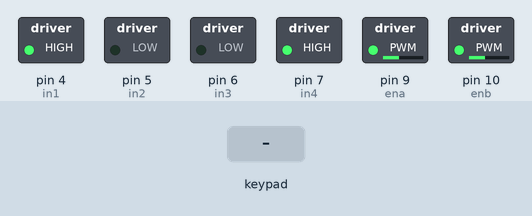
A sketch run on a simulated Arduino Uno, built with avr-gcc and run on an emulated ATmega328P. Parts: switched loads named in the sketch (green lamp = pin HIGH). The inputs (shaded band) are chosen by the test bench. What the sketch prints to the serial monitor is not drawn.

Above: at 1.2 s.
1.3 s: key 'U' pressed
At 1.5 s:
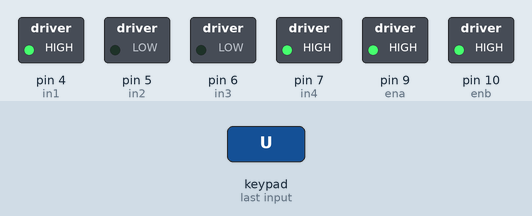
Timing chart, 0 to 4.3 s (numbered marks = the images above; inputs shaded):
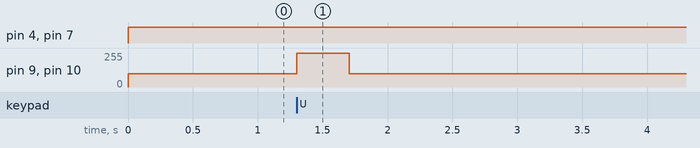

The sketch:

Dabble_car_controls.ino
```cpp
/*
   Gamepad module provides three different mode namely Digital, JoyStick and Accerleometer.

   You can reduce the size of library compiled by enabling only those modules that you want to
   use. For this first define CUSTOM_SETTINGS followed by defining INCLUDE_modulename.

   Explore more on: https://thestempedia.com/docs/dabble/game-pad-module/
*/
#define CUSTOM_SETTINGS
#define INCLUDE_GAMEPAD_MODULE
#include <Dabble.h>

// Motor control pins
const int in1 = 4;
const int in2 = 5;
const int in3 = 6;
const int in4 = 7;

// Motor enable pins
const int ena = 9;
const int enb = 10;

void setup() {
  // put your setup code here, to run once:
  Serial.begin(250000);      // make sure your Serial Monitor is also set at this baud rate.
  Dabble.begin(9600);      //Enter baudrate of your bluetooth.Connect bluetooth on Bluetooth port present on arduino.

  pinMode(in1, OUTPUT);
  pinMode(in2, OUTPUT);
  pinMode(in3, OUTPUT);
  pinMode(in4, OUTPUT);

  // Set the motor enable pins as outputs
  pinMode(ena, OUTPUT);
  pinMode(enb, OUTPUT);
}

void loop() {
  Dabble.processInput();             //this function is used to refresh data obtained from smartphone.Hence calling this function is mandatory in order to get data properly from your mobile.
  // Serial.print("KeyPressed: ");
  // if (GamePad.isUpPressed())
  // {
  //   Serial.print("UP");
  //   digitalWrite(in1, LOW);
  //   digitalWrite(in2, HIGH);
  //   digitalWrite(in3, HIGH);
  //   digitalWrite(in4, LOW);
  //   analogWrite(ena, 255); // Set speed
  //   analogWrite(enb, 255); // Set speed
  // }

  // else if (GamePad.isDownPressed())
  // {
  //   Serial.print("DOWN");
  //   digitalWrite(in1, HIGH);
  //   digitalWrite(in2, LOW);
  //   digitalWrite(in3, LOW);
  //   digitalWrite(in4, HIGH);
  //   analogWrite(ena, 255); // Set speed
  //   analogWrite(enb, 255); // Set speed
  // }

  // else if (GamePad.isLeftPressed())
  // {
  //   Serial.print("Left");
  //   digitalWrite(in1, LOW);
  //   digitalWrite(in2, HIGH);
  //   digitalWrite(in3, LOW);
  //   digitalWrite(in4, HIGH);
  //   analogWrite(ena, 255); // Set speed
  //   analogWrite(enb, 255); // Set speed
  // }

  // else if (GamePad.isRightPressed())
  // {
  //   Serial.print("Right");
  //   digitalWrite(in1, HIGH);
  //   digitalWrite(in2, LOW);
  //   digitalWrite(in3, HIGH);
  //   digitalWrite(in4, LOW);
  //   analogWrite(ena, 255); // Set speed
  //   analogWrite(enb, 255); // Set speed
  // }

  // else if (GamePad.isSquarePressed())
  // {
  //   Serial.print("Square");
  //   digitalWrite(in1, LOW);
  //   digitalWrite(in2, HIGH);
  //   digitalWrite(in3, LOW);
  //   digitalWrite(in4, HIGH);
  //   analogWrite(ena, 255); // Set speed
  //   analogWrite(enb, 255); // Set speed
  // }

  // else if (GamePad.isCirclePressed())
  // {
  //   Serial.print("Circle");
  //   digitalWrite(in1, HIGH);
  //   digitalWrite(in2, LOW);
  //   digitalWrite(in3, LOW);
  //   digitalWrite(in4, HIGH);
  //   analogWrite(ena, 100); // Set speed
  //   analogWrite(enb, 100); // Set speed
  // }

  // else if (GamePad.isCrossPressed())
  // {
  //   Serial.print("Cross");
  // }

  // else if (GamePad.isTrianglePressed())
  // {
  //   Serial.print("Triangle");
  // }

  // else if (GamePad.isStartPressed())
  // {
  //   Serial.print("Start");
  // }

  // else if (GamePad.isSelectPressed())
  // {
  //   Serial.print("Select");
  // }
  // else {
  //   stopMotors();
  // }
  // Serial.print('\t');

  int a = GamePad.getAngle();
  Serial.print("Angle: ");
  Serial.print(a);
  Serial.print('\t');
  int b = GamePad.getRadius();
  Serial.print("Radius: ");
  Serial.print(b);
  Serial.print('\t');
  float c = GamePad.getXaxisData();
  Serial.print("x_axis: ");
  Serial.print(c);
  Serial.print('\t');
  float d = GamePad.getYaxisData();
  Serial.print("y_axis: ");
  Serial.println(d);
  Serial.println('\t');
  float meow = map(d,-7, 7, -255, 255);
  if (abs(meow) < 100){
    meow = 100;
  }
  else if (abs(meow) < 50){
    meow = 0;
  }
    digitalWrite(in1, HIGH);
    digitalWrite(in2, LOW);
    digitalWrite(in3, LOW);
    digitalWrite(in4, HIGH);
    analogWrite(ena, meow); // Set speed
    Serial.println(meow);
    analogWrite(enb, meow); // Set speed
}

// Stop all motors
void stopMotors(){
  digitalWrite(in1, LOW);
  digitalWrite(in2, LOW);
  digitalWrite(in3, LOW);
  digitalWrite(in4, LOW);
  analogWrite(ena, 0); // Set speed to 0
  analogWrite(enb, 0); // Set speed to 0
}
```

Measured:
- after the input at 1.3 s, pin 9 (ena), pin 10 (enb): 100/255 → 255/255 at once, → 100/255 0.40 s later
